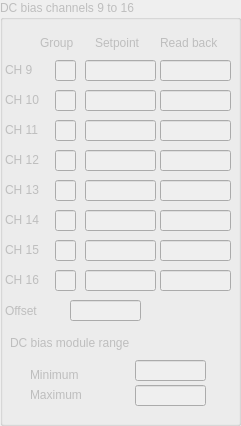
     <widget class="QGroupBox" name="gbDCbias2">
      <property name="enabled">
       <bool>false</bool>
      </property>
      <property name="geometry">
       <rect>
        <x>275</x>
        <y>60</y>
        <width>241</width>
        <height>426</height>
       </rect>
      </property>
      <property name="title">
       <string>DC bias channels 9 to 16</string>
      </property>
      <widget class="QLineEdit" name="leSDCB_9">
       <property name="geometry">
        <rect>
         <x>85</x>
         <y>60</y>
         <width>71</width>
         <height>21</height>
        </rect>
       </property>
      </widget>
      <widget class="QLineEdit" name="leSDCB_10">
       <property name="geometry">
        <rect>
         <x>85</x>
         <y>90</y>
         <width>71</width>
         <height>21</height>
        </rect>
       </property>
      </widget>
      <widget class="QLineEdit" name="leSDCB_11">
       <property name="geometry">
        <rect>
         <x>85</x>
         <y>120</y>
         <width>71</width>
         <height>21</height>
        </rect>
       </property>
      </widget>
      <widget class="QLineEdit" name="leSDCB_12">
       <property name="geometry">
        <rect>
         <x>85</x>
         <y>150</y>
         <width>71</width>
         <height>21</height>
        </rect>
       </property>
      </widget>
      <widget class="QLineEdit" name="leSDCB_13">
       <property name="geometry">
        <rect>
         <x>85</x>
         <y>180</y>
         <width>71</width>
         <height>21</height>
        </rect>
       </property>
      </widget>
      <widget class="QLineEdit" name="leSDCB_14">
       <property name="geometry">
        <rect>
         <x>85</x>
         <y>210</y>
         <width>71</width>
         <height>21</height>
        </rect>
       </property>
      </widget>
      <widget class="QLineEdit" name="leSDCB_15">
       <property name="geometry">
        <rect>
         <x>85</x>
         <y>240</y>
         <width>71</width>
         <height>21</height>
        </rect>
       </property>
      </widget>
      <widget class="QLineEdit" name="leSDCB_16">
       <property name="geometry">
        <rect>
         <x>85</x>
         <y>270</y>
         <width>71</width>
         <height>21</height>
        </rect>
       </property>
      </widget>
      <widget class="QLineEdit" name="leGDCBV_9">
       <property name="geometry">
        <rect>
         <x>160</x>
         <y>60</y>
         <width>71</width>
         <height>21</height>
        </rect>
       </property>
       <property name="readOnly">
        <bool>true</bool>
       </property>
      </widget>
      <widget class="QLineEdit" name="leGDCBV_10">
       <property name="geometry">
        <rect>
         <x>160</x>
         <y>90</y>
         <width>71</width>
         <height>21</height>
        </rect>
       </property>
       <property name="readOnly">
        <bool>true</bool>
       </property>
      </widget>
      <widget class="QLineEdit" name="leGDCBV_11">
       <property name="geometry">
        <rect>
         <x>160</x>
         <y>120</y>
         <width>71</width>
         <height>21</height>
        </rect>
       </property>
       <property name="readOnly">
        <bool>true</bool>
       </property>
      </widget>
      <widget class="QLineEdit" name="leGDCBV_12">
       <property name="geometry">
        <rect>
         <x>160</x>
         <y>150</y>
         <width>71</width>
         <height>21</height>
        </rect>
       </property>
       <property name="readOnly">
        <bool>true</bool>
       </property>
      </widget>
      <widget class="QLineEdit" name="leGDCBV_13">
       <property name="geometry">
        <rect>
         <x>160</x>
         <y>180</y>
         <width>71</width>
         <height>21</height>
        </rect>
       </property>
       <property name="readOnly">
        <bool>true</bool>
       </property>
      </widget>
      <widget class="QLineEdit" name="leGDCBV_14">
       <property name="geometry">
        <rect>
         <x>160</x>
         <y>210</y>
         <width>71</width>
         <height>21</height>
        </rect>
       </property>
       <property name="readOnly">
        <bool>true</bool>
       </property>
      </widget>
      <widget class="QLineEdit" name="leGDCBV_15">
       <property name="geometry">
        <rect>
         <x>160</x>
         <y>240</y>
         <width>71</width>
         <height>21</height>
        </rect>
       </property>
       <property name="readOnly">
        <bool>true</bool>
       </property>
      </widget>
      <widget class="QLineEdit" name="leGDCBV_16">
       <property name="geometry">
        <rect>
         <x>160</x>
         <y>270</y>
         <width>71</width>
         <height>21</height>
        </rect>
       </property>
       <property name="readOnly">
        <bool>true</bool>
       </property>
      </widget>
      <widget class="QLabel" name="label_15">
       <property name="geometry">
        <rect>
         <x>5</x>
         <y>60</y>
         <width>60</width>
         <height>20</height>
        </rect>
       </property>
       <property name="text">
        <string>CH 9</string>
       </property>
      </widget>
      <widget class="QLabel" name="label_16">
       <property name="geometry">
        <rect>
         <x>5</x>
         <y>90</y>
         <width>60</width>
         <height>20</height>
        </rect>
       </property>
       <property name="text">
        <string>CH 10</string>
       </property>
      </widget>
      <widget class="QLabel" name="label_17">
       <property name="geometry">
        <rect>
         <x>5</x>
         <y>120</y>
         <width>60</width>
         <height>20</height>
        </rect>
       </property>
       <property name="text">
        <string>CH 11</string>
       </property>
      </widget>
      <widget class="QLabel" name="label_18">
       <property name="geometry">
        <rect>
         <x>5</x>
         <y>150</y>
         <width>60</width>
         <height>20</height>
        </rect>
       </property>
       <property name="text">
        <string>CH 12</string>
       </property>
      </widget>
      <widget class="QLabel" name="label_19">
       <property name="geometry">
        <rect>
         <x>5</x>
         <y>180</y>
         <width>60</width>
         <height>20</height>
        </rect>
       </property>
       <property name="text">
        <string>CH 13</string>
       </property>
      </widget>
      <widget class="QLabel" name="label_20">
       <property name="geometry">
        <rect>
         <x>5</x>
         <y>210</y>
         <width>60</width>
         <height>20</height>
        </rect>
       </property>
       <property name="text">
        <string>CH 14</string>
       </property>
      </widget>
      <widget class="QLabel" name="label_21">
       <property name="geometry">
        <rect>
         <x>5</x>
         <y>240</y>
         <width>60</width>
         <height>20</height>
        </rect>
       </property>
       <property name="text">
        <string>CH 15</string>
       </property>
      </widget>
      <widget class="QLabel" name="label_22">
       <property name="geometry">
        <rect>
         <x>5</x>
         <y>270</y>
         <width>60</width>
         <height>20</height>
        </rect>
       </property>
       <property name="text">
        <string>CH 16</string>
       </property>
      </widget>
      <widget class="QLabel" name="label_23">
       <property name="geometry">
        <rect>
         <x>95</x>
         <y>30</y>
         <width>71</width>
         <height>26</height>
        </rect>
       </property>
       <property name="text">
        <string>Setpoint</string>
       </property>
      </widget>
      <widget class="QLabel" name="label_24">
       <property name="geometry">
        <rect>
         <x>160</x>
         <y>30</y>
         <width>101</width>
         <height>26</height>
        </rect>
       </property>
       <property name="text">
        <string>Read back</string>
       </property>
      </widget>
      <widget class="QLabel" name="label_25">
       <property name="geometry">
        <rect>
         <x>10</x>
         <y>330</y>
         <width>221</width>
         <height>26</height>
        </rect>
       </property>
       <property name="text">
        <string>DC bias module range</string>
       </property>
      </widget>
      <widget class="QLabel" name="label_26">
       <property name="geometry">
        <rect>
         <x>30</x>
         <y>365</y>
         <width>101</width>
         <height>20</height>
        </rect>
       </property>
       <property name="text">
        <string>Minimum</string>
       </property>
      </widget>
      <widget class="QLabel" name="label_27">
       <property name="geometry">
        <rect>
         <x>30</x>
         <y>385</y>
         <width>106</width>
         <height>20</height>
        </rect>
       </property>
       <property name="text">
        <string>Maximum</string>
       </property>
      </widget>
      <widget class="QLineEdit" name="leGDCMIN_9">
       <property name="geometry">
        <rect>
         <x>135</x>
         <y>360</y>
         <width>71</width>
         <height>21</height>
        </rect>
       </property>
       <property name="readOnly">
        <bool>true</bool>
       </property>
      </widget>
      <widget class="QLineEdit" name="leGDCMAX_9">
       <property name="geometry">
        <rect>
         <x>135</x>
         <y>385</y>
         <width>71</width>
         <height>21</height>
        </rect>
       </property>
       <property name="readOnly">
        <bool>true</bool>
       </property>
      </widget>
      <widget class="QLineEdit" name="leSDCBOF_9">
       <property name="geometry">
        <rect>
         <x>70</x>
         <y>300</y>
         <width>71</width>
         <height>21</height>
        </rect>
       </property>
      </widget>
      <widget class="QLabel" name="label_28">
       <property name="geometry">
        <rect>
         <x>5</x>
         <y>300</y>
         <width>66</width>
         <height>21</height>
        </rect>
       </property>
       <property name="text">
        <string>Offset</string>
       </property>
      </widget>
      <widget class="QLineEdit" name="leGRP16">
       <property name="geometry">
        <rect>
         <x>55</x>
         <y>270</y>
         <width>21</width>
         <height>21</height>
        </rect>
       </property>
      </widget>
      <widget class="QLineEdit" name="leGRP11">
       <property name="geometry">
        <rect>
         <x>55</x>
         <y>120</y>
         <width>21</width>
         <height>21</height>
        </rect>
       </property>
      </widget>
      <widget class="QLineEdit" name="leGRP15">
       <property name="geometry">
        <rect>
         <x>55</x>
         <y>240</y>
         <width>21</width>
         <height>21</height>
        </rect>
       </property>
      </widget>
      <widget class="QLineEdit" name="leGRP12">
       <property name="geometry">
        <rect>
         <x>55</x>
         <y>150</y>
         <width>21</width>
         <height>21</height>
        </rect>
       </property>
      </widget>
      <widget class="QLineEdit" name="leGRP13">
       <property name="geometry">
        <rect>
         <x>55</x>
         <y>180</y>
         <width>21</width>
         <height>21</height>
        </rect>
       </property>
      </widget>
      <widget class="QLabel" name="label_199">
       <property name="geometry">
        <rect>
         <x>40</x>
         <y>30</y>
         <width>41</width>
         <height>26</height>
        </rect>
       </property>
       <property name="text">
        <string>Group</string>
       </property>
      </widget>
      <widget class="QLineEdit" name="leGRP14">
       <property name="geometry">
        <rect>
         <x>55</x>
         <y>210</y>
         <width>21</width>
         <height>21</height>
        </rect>
       </property>
      </widget>
      <widget class="QLineEdit" name="leGRP9">
       <property name="geometry">
        <rect>
         <x>55</x>
         <y>60</y>
         <width>21</width>
         <height>21</height>
        </rect>
       </property>
      </widget>
      <widget class="QLineEdit" name="leGRP10">
       <property name="geometry">
        <rect>
         <x>55</x>
         <y>90</y>
         <width>21</width>
         <height>21</height>
        </rect>
       </property>
      </widget>
     </widget>
